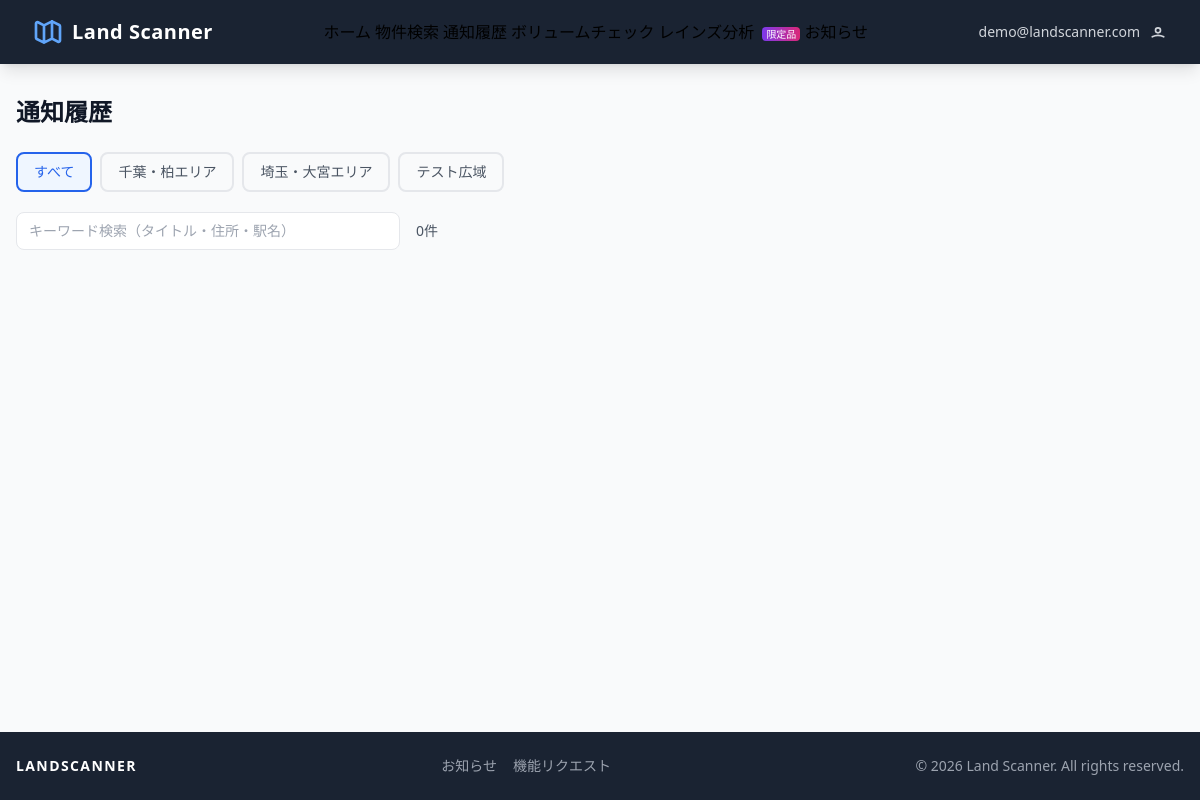
Screenshot of /history (signed in) with the database file from the repository.
### models.py (models this page shows)
class User(Base):
    __tablename__ = "users"
    id = Column(Integer, primary_key=True, index=True)
    email = Column(String(255), unique=True, nullable=False, index=True)
    password_hash = Column(String(255), nullable=False)
    is_admin = Column(Boolean, default=False)
    created_at = Column(DateTime, server_default=func.now())
    patterns = relationship("SearchPattern", back_populates="user")
    notifications = relationship("NotificationHistory", back_populates="user")

class SearchPattern(Base):
    __tablename__ = "search_patterns"
    id = Column(Integer, primary_key=True, index=True)
    user_id = Column(Integer, ForeignKey("users.id"), nullable=False)
    name = Column(String(100), default="パターン1")
    enabled = Column(Boolean, default=True)
    stations = Column(JSON, default=list)
    lines = Column(JSON, default=list)
    build_cost_per_tsubo = Column(Float, default=80.0)   # 万円/坪
    room_area = Column(Float, default=20.0)              # 部屋面積 ㎡
    demolition_unit = Column(Float, default=3.0)         # 解体費 万円/㎡
    living_ratio = Column(Float, default=70.0)           # 想定居住面積割合 %
    monthly_rent = Column(Float, default=5.0)            # 月額家賃 万円/部屋
    yield_threshold = Column(Float, default=7.0)         # 利回り閾値 %
    max_land_price = Column(Float, nullable=True)        # 土地価格上限 万円
    max_total_investment = Column(Float, nullable=True)  # 総投資額上限 万円
    min_area = Column(Float, nullable=True)              # 最小面積 ㎡
    max_area = Column(Float, nullable=True)              # 最大面積 ㎡
    notify_email = Column(Boolean, default=True)
    notify_announcement = Column(Boolean, default=True)
    notify_timing = Column(String(20), default="daily")  # daily/realtime
    user = relationship("User", back_populates="patterns")
    notifications = relationship("NotificationHistory", back_populates="pattern")

### routers/pages.py (the view)
@router.get("/history", response_class=HTMLResponse)
async def history(request: Request, db: Session = Depends(get_db)):
    user = get_user_from_request(request, db)
    if not user:
        return RedirectResponse(url="/login", status_code=302)
    patterns = db.query(SearchPattern).filter(SearchPattern.user_id == user.id).all()
    return templates.TemplateResponse("history.html", {
        "request": request,
        "user": user,
        "patterns": patterns,
    })

### templates/history.html (shortened to what this page needs)
{% extends "base.html" %}
{% block content %}
<div class="max-w-7xl mx-auto px-4 py-8">
  <div class="flex items-center justify-between mb-6">
    <h1 class="text-2xl font-bold text-gray-900">通知履歴</h1>
  </div>
  <div class="flex flex-wrap gap-2 mb-5" id="pattern-tabs">
    <button
      class="history-tab border-2 border-blue-600 text-blue-600 bg-blue-50 rounded-lg px-4 py-2 text-sm font-medium"
      data-pattern-id="" onclick="filterByPattern('')"
    >すべて</button>
    {% for p in patterns %}
    <button
      class="history-tab border-2 border-gray-200 text-gray-600 rounded-lg px-4 py-2 text-sm font-medium hover:border-blue-300 transition-colors"
      data-pattern-id="{{ p.id }}" onclick="filterByPattern('{{ p.id }}')"
    >{{ p.name }}</button>
    {% endfor %}
  </div>
  <div class="flex items-center gap-4 mb-4">
    <div class="flex-1 max-w-sm">
      <input type="text" id="keyword-input"
        placeholder="キーワード検索（タイトル・住所・駅名）"
        class="w-full border rounded-lg px-3 py-2 text-sm focus:ring-2 focus:ring-blue-500 outline-none"
        oninput="debounceSearch()" />
    </div>
    <p class="text-sm text-gray-600">
      <span id="results-count">0</span>件
    </p>
  </div>
</div>
{% endblock %}

### templates/base.html (shortened to what this page needs)
<!DOCTYPE html>
<html lang="ja">
<head>
  <script src="https://cdn.tailwindcss.com"></script>
  <link rel="stylesheet" href="https://unpkg.com/leaflet@1.9.4/dist/leaflet.css" />
  <link rel="stylesheet" href="/static/css/app.css" />
</head>
<body class="bg-gray-50 min-h-screen flex flex-col">
  <header class="bg-[#1a2332] shadow-lg sticky top-0 z-50">
    <div class="max-w-7xl mx-auto px-4 sm:px-6 lg:px-8">
      <div class="flex items-center justify-between h-16">
        <a href="/" class="flex items-center gap-2">
          <span class="text-white font-bold text-xl tracking-wide">Land Scanner</span>
        </a>
        <nav class="hidden md:flex items-center gap-1">
          <a href="/" class="nav-link {% if request.url.path == '/' %}active{% endif %}">ホーム</a>
          <a href="/search" class="nav-link {% if request.url.path == '/search' %}active{% endif %}">物件検索</a>
          <a href="/history" class="nav-link {% if request.url.path == '/history' %}active{% endif %}">通知履歴</a>
          <a href="/volume-check" class="nav-link {% if request.url.path == '/volume-check' %}active{% endif %}">ボリュームチェック</a>
          <a href="/reins" class="nav-link {% if request.url.path == '/reins' %}active{% endif %}">
            レインズ分析
            <span class="badge-limited text-white text-[10px] px-1 rounded ml-1">限定品</span>
          </a>
          <a href="/announcements" class="nav-link {% if request.url.path == '/announcements' %}active{% endif %}">お知らせ</a>
        </nav>
        <div class="flex items-center gap-3">
          {% if user %}
          <div class="relative group">
            <button class="flex items-center gap-2 text-gray-300 hover:text-white text-sm">
              <span class="hidden sm:inline">{{ user.email }}</span>
              <svg class="w-5 h-5" fill="none" stroke="currentColor" viewBox="0 0 24 24">
                <path stroke-linecap="round" stroke-linejoin="round" stroke-width="2" d="M5.121 17.804A13.937 13.937 0 0112 16c2.5 0 4.847.655 6.879 1.804M15 10a3 3 0 11-6 0 3 3 0 016 0z"/>
              </svg>
            </button>
          </div>
          {% endif %}
        </div>
      </div>
    </div>
  </header>
  <main class="flex-1">
    {% block content %}{% endblock %}
  </main>
  <footer class="bg-[#1a2332] text-gray-400 mt-auto">
    <div class="max-w-7xl mx-auto px-4 py-6 flex flex-col sm:flex-row justify-between items-center text-sm">
      <div class="font-bold text-white tracking-widest mb-2 sm:mb-0">LANDSCANNER</div>
      <div class="flex gap-4">
        <a href="/announcements" class="hover:text-white transition-colors">お知らせ</a>
        <a href="/feature-request" class="hover:text-white transition-colors">機能リクエスト</a>
      </div>
      <div class="mt-2 sm:mt-0">© 2026 Land Scanner. All rights reserved.</div>
    </div>
  </footer>
</body>
</html>

### static/css/app.css (style rules this page uses)
:root { --color-navy: #1a2332; --color-blue: #2563eb; --color-green: #16a34a; --color-yellow: #ca8a04; --color-red: #dc2626; --color-surface: #f9fafb; }

### templates/base.html (style rules this page uses)
.nav-link { @apply text-gray-300 hover:text-white transition-colors px-3 py-2 rounded-md text-sm font-medium; }
.nav-link.active { @apply text-white bg-blue-700; }
.badge-limited { background: linear-gradient(90deg, #7c3aed, #db2777); }

### rows the page displays
User: email "demo@landscanner.com"
SearchPattern: name "千葉・柏エリア"
SearchPattern: name "埼玉・大宮エリア"
SearchPattern: name "テスト広域"
